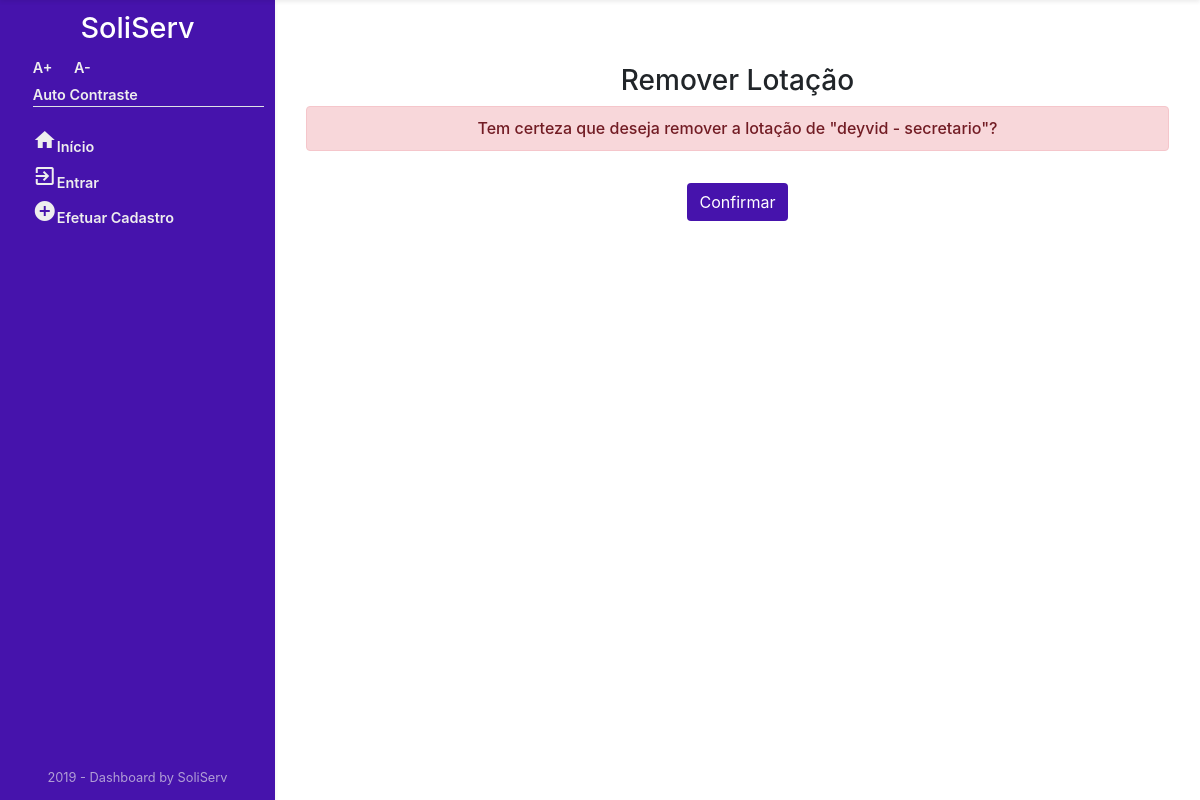
Before: /Orgao/orgao/excluirLotacao/3 with the older database file.
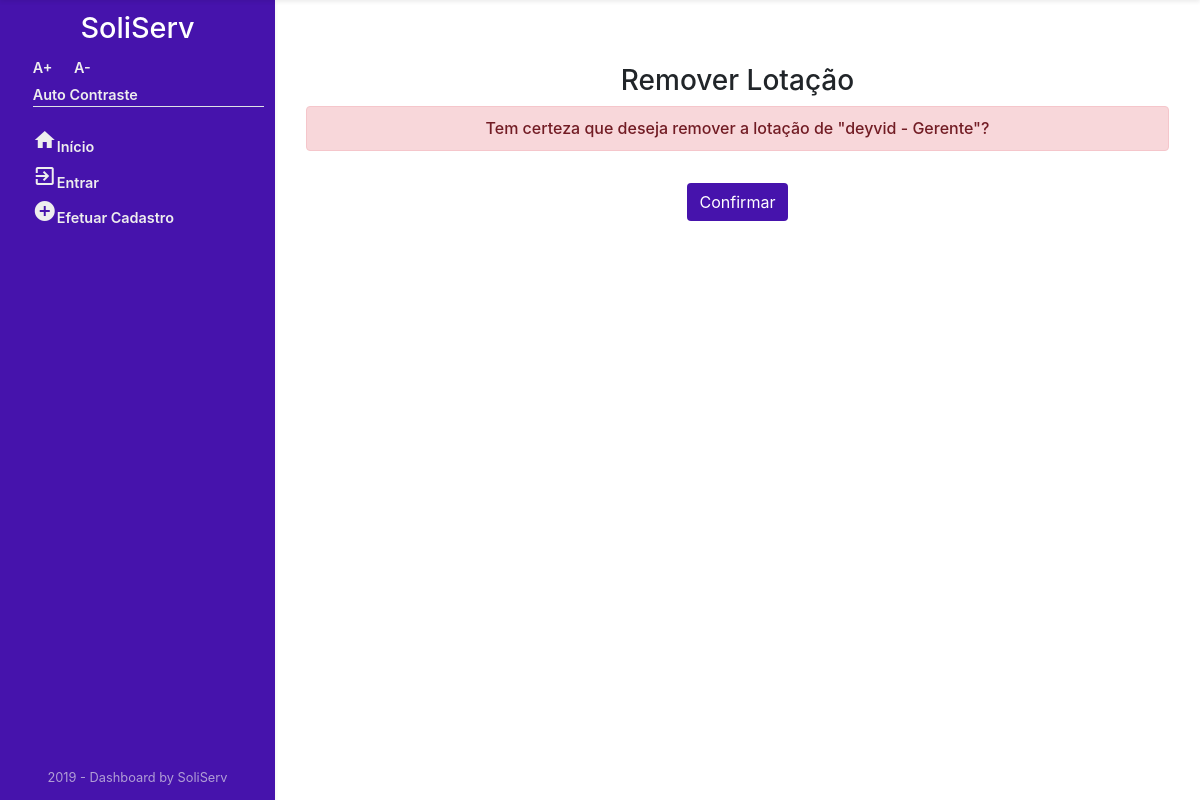
After: the same page with the newer database file.
### Orgao/models.py (models this page shows, shortened)
class Lotacao(models.Model):
    observacao = models.CharField('OBSERVAÇÃO', max_length=45)
    idTipoLotacao = models.ForeignKey(
        TipoLotacao, on_delete=models.CASCADE, verbose_name="TIPO LOTAÇÃO")
    idUsuario = models.ForeignKey(
        User, on_delete=models.CASCADE, verbose_name="USUÁRIO")
    idOrgao = models.ForeignKey(
        Orgao, on_delete=models.CASCADE, verbose_name="ÓRGÃO")
    def __str__(self):
        return self.idUsuario.first_name + " - " + self.idTipoLotacao.descricao
    class Meta:
        verbose_name = "Lotacao"
        verbose_name_plural = "Lotacao"

class TipoLotacao(models.Model):
    descricao = models.CharField('DESCRIÇÃO', max_length=45)
    class Meta:
        verbose_name = "TipoLotacao"
        verbose_name_plural = "TiposLotacao"

### Orgao/views.py (the view)
# urls.py: path('orgao/excluirLotacao/<int:pk>', views.DeletarLotacao.as_view(),name='lotacao_deletar'),
class DeletarLotacao(DeleteView):
    model = Lotacao
    template_name = "Orgao/lotacao_confirm_delete.html"
    success_url = reverse_lazy('Orgao:lista_lotacao')

### Orgao/templates/Orgao/lotacao_confirm_delete.html (shortened to what this page needs)
{% extends 'sistemaDeGestaoDeServicosPublicos/index1.html' %}
{% block centro %}
{% block centroOrgao %}
<div class="container text-center mt-5">
    <form method="post">{% csrf_token %}
        <h3 class="text-center">Remover Lotação</h3>
        <h6 class="alert alert-danger">Tem certeza que deseja remover a lotação de  "{{ object }}"?</h6>
        <input type="submit" class="btn mt-3"style="background: #4613ac; color: white;" value="Confirmar">
    </form>
</div>
{% endblock %}
{% endblock%}

Changed rows visible on the page:
changed Lotacao: idUsuario+idTipoLotacao "deyvid - secretario" → "deyvid - Gerente"
